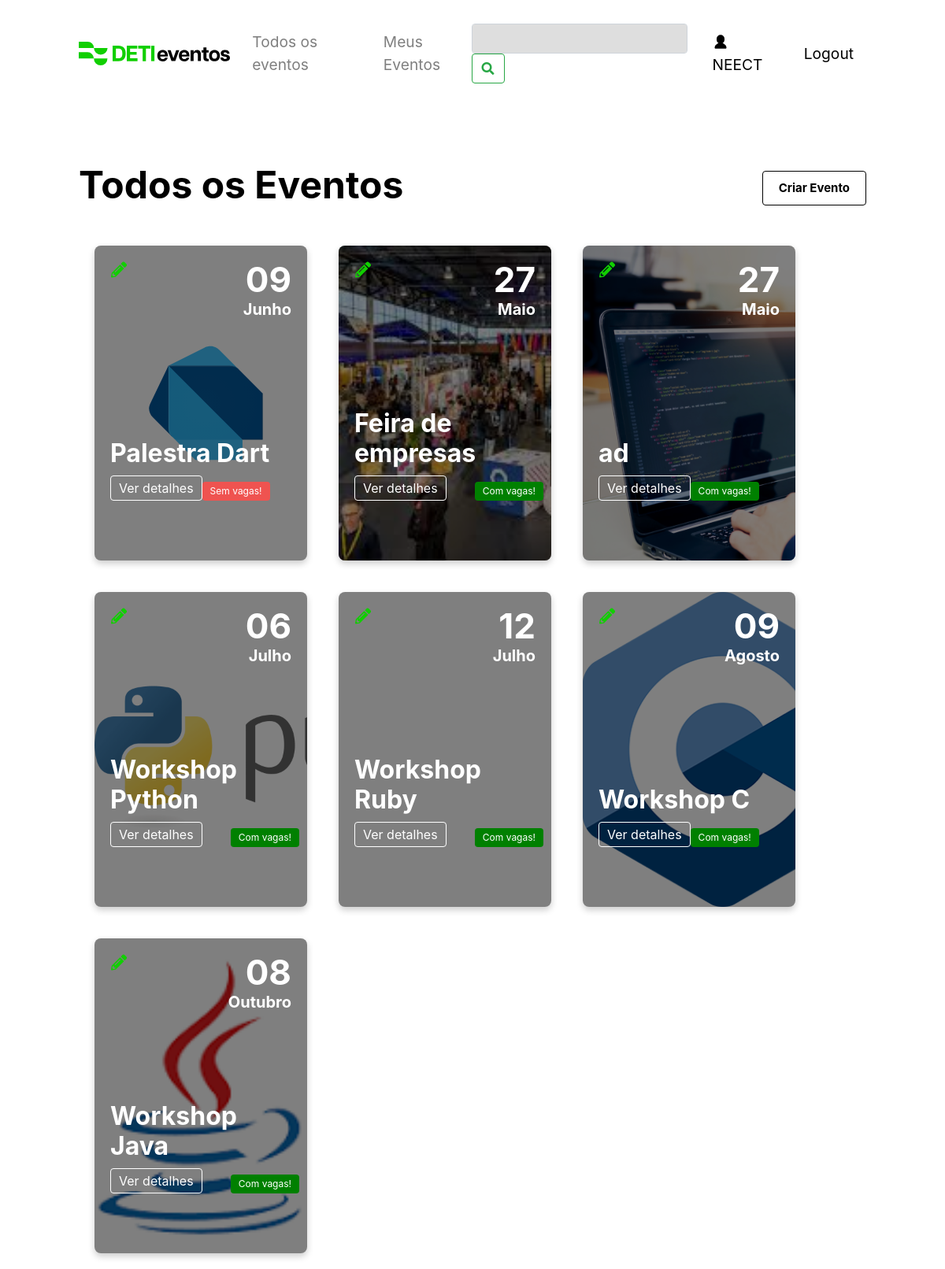
The page /todos_os_eventos (signed in) on the database its author committed.
### tables this page shows
CREATE TABLE events (
    id INTEGER PRIMARY KEY,
    name TEXT NOT NULL,
    description TEXT NOT NULL,
    location TEXT NOT NULL,
    image TEXT,
    date DATE,
    user_id INTEGER,           
    colaborator TEXT , 
    vagas INTEGER,
    lotacao INTEGER,
    preco INTEGER,
    esgotado boolean DEFAULT 0,
    FOREIGN KEY(user_id) REFERENCES users(id)
    );

### app.py (the view)
@app.route('/todos_os_eventos')
def todos_os_eventos():
    user_id = get_user_id(session.get('user_email'))
    print(user_id)
    if 'user_email' not in session:
        return redirect(url_for('login'))
    events = get_events()
    converted_events = []
    for event in events:
        converted_event = list(event)
        converted_event[5] = datetime.strptime(event[5], '%Y-%m-%d').date()
        converted_events.append(tuple(converted_event))
    converted_events.sort(key=lambda x: x[5])
    is_admin = 'user_email' in session and session.get('user_email') == "admin@gmail.com"
    name  = session.get('user_name')
    if name is  not None:
        user = True
    event = get_events()
    return render_template('todos_os_eventos.html', events=converted_events, is_admin=is_admin, user=user, name=name, event=event)

### app.py (called while the page is built)
@app.template_filter('formatdate')
def format_date(value, format='%d-%B'):
    if value is None:
        return ""
    month_names = {
        'January': 'Janeiro', 'February': 'Fevereiro', 'March': 'Março',
        'April': 'Abril', 'May': 'Maio', 'June': 'Junho',
        'July': 'Julho', 'August': 'Agosto', 'September': 'Setembro',
        'October': 'Outubro', 'November': 'Novembro', 'December': 'Dezembro'
    }
    formatted_date = value.strftime(format)
    for eng, pt in month_names.items():
        formatted_date = formatted_date.replace(eng, pt)
    return formatted_date

### models.py (called while the page is built)
def get_user_id(email):
    connection = sqlite3.connect('data.db', check_same_thread=False)
    cursor = connection.cursor()
    cursor.execute("SELECT id FROM users WHERE email = ?", (email,))
    user_id = cursor.fetchall()
    if len(user_id) == 0:
        return None
    return user_id[0][0]

def get_events():
    connection = sqlite3.connect('data.db', check_same_thread=False)
    cursor = connection.cursor()
    try:
        cursor.execute("SELECT * FROM events")
        results = cursor.fetchall()
        return results
    except Exception as e:
        print(e)
        return None

### templates/todos_os_eventos.html (shortened to what this page needs)
<!DOCTYPE html>
<html lang="en">
<head>
  <link rel="stylesheet" href="https://cdnjs.cloudflare.com/ajax/libs/font-awesome/5.15.1/css/all.min.css">
  <link rel="stylesheet" href="https://stackpath.bootstrapcdn.com/bootstrap/4.3.1/css/bootstrap.min.css">
  <link rel="stylesheet" href="/static/css/navbar_style.css">
  <link rel="stylesheet" href="/static/css/style.css">
  <link rel="stylesheet" href="/static/css/pop_up.css">
  <link rel="stylesheet" href="https://cdnjs.cloudflare.com/ajax/libs/font-awesome/5.15.3/css/all.min.css">
  <link rel="stylesheet" href="https://cdn.jsdelivr.net/npm/sweetalert2@11/dist/sweetalert2.min.css">
</head>
<body>
  <nav class="navbar_style navbar navbar-expand-lg navbar-light bg-light">
    <a href="/">
      <img src="/static/images/DETI.svg" alt="DETI Logo">
    </a>
    <div class="collapse navbar-collapse" id="navbarNav">
      <ul class="navbar-nav">
        <li class="nav-item">
          <a class="nav-link navbar_style_links" href="/todos_os_eventos">Todos os eventos</a>
        </li>
        <li class="nav-item">
          <a class="nav-link navbar_style_links" href="/meus_eventos">Meus Eventos</a>
        </li>
      </ul>
      <form class="form-inline ml-auto" action="/search" method="get">
        <input class="form-control mr-sm-2 navbar_style_search" type="text" placeholder="" name="q"
          aria-label="Campo_Pesquisa">
        <button class="btn btn-outline-success my-2 my-sm-0" type="submit"><i class="fas fa-search"
            aria-label="Botao_Pesquisar"></i></button>
      </form>
        {% if user %}
        <a class="nav-link ml-2 navbar_style_login" href="/meus_eventos">
          <img class="login-icon" src="static/images/user_icon.svg" alt="User Icon">
          {{ name }}
          {% endif %}
        </a>
        <a class="nav-link ml-2 navbar_style_login" href="/logout">
          Logout
        </a>
    </div>
  </nav>
  <div class="events-header">
    <h1>Todos os Eventos</h1>
    {% if is_admin %}
    <button class="create-event-button">Criar Evento</button>
    {% endif %}
  </div>
  <div class="event-card-container">
    {% for event in events %}
    <div class="event-card" style="background-image: url('{{event[4]}}'); background-size: cover; margin: 20px;">
      {% if is_admin %}
      <button class="edit-event-button" data-event-id="{{ event[0] }}" data-event-name="{{ event[1] }}"
        data-event-location="{{ event[6] }}" data-event-capacity="{{ event[8] }}" data-event-date="{{ event[5] }}"
        data-event-description="{{ event[2] }}" data-event-image="{{ event[4] }}" data-event-price="{{ event[9] }}">
        <i class="fas fa-pencil-alt"></i>
      </button>
      {% endif %}
      <div class="event-content">
        <div class="event-day">{{ event[5]|formatdate('%d') }}</div>
        <div class="event-month">{{ event[5]|formatdate('%B') }}</div>
      </div>
      <div class="event-info">
        <h2 class="event-title">{{event[1]}}</h2>
        <div class="event-details">
          <p class="event-details-btn" id="details-btn" data-event-id="{{ event[0] }}" data-event-title="{{ event[1] }}"
            data-event-description="{{ event[2] }}" data-event-organizer="{{ event[3] }}"
            data-event-image="{{ event[4] }}" data-event-date="{{ event[5] }}" data-event-capacity="{{ event[8] }}"
            data-event-price="{{ event[9] }}" data-event-vacancies="{{ event[10] }}"
            data-event-location="{{ event[6] }}" data-event-collaborator="{{ event[7] }}"
            data-event-category="{{ event[12] }}">Ver detalhes</p>
          {% if event[11]%}
          <p class="event-status-btn"> Sem vagas!</p>
          {% endif %}
          {% if not event[11]%}
          <p class="event-status-btn-verde"> Com vagas!</p>
          {% endif %}
        </div>
      </div>
    </div>
    {% endfor %}
  </div>
</body>
</html>

### static/css/navbar_style.css (style rules this page uses)
.navbar_style { padding: 30px 0px; margin-bottom: 70px; display: flex; background-color: white !important; font-size: 1.2rem !important; }
.navbar_style img { height: 30px; }
.nav-item { margin-left: 20px !important; }
.navbar_style_login { color: #000 !important; }
.navbar_style_search { background-color: #DEDEDE !important; }
.login-icon { height: 20px; width: 20px; margin-top: -3px; }

### static/css/style.css (style rules this page uses)
:root { --primary-color: #4CAF50; --secundary-color: black; }
body { margin: 0; padding: 0 100px; font-family: Inter, sans-serif; }
h1 { color: black; font-weight: 700; font-size: 3rem; }
h2 { color: black; font-weight: 700; font-size: 3rem; }
.navbar { background-color: white; color: var(--secundary-color); overflow: auto; }
.events-header { display: flex; margin-bottom: 20px; justify-content: space-between; align-items: center; }
.create-event-button { padding: 10px 20px; font-size: 15px; font-weight: 700; background-color: white; border: 1px solid black; color: black; border-radius: 4px; cursor: pointer; text-decoration: none; }
.event-card-container { display: flex; flex-wrap: wrap; }
.event-card { position: relative; width: 270px; height: 25rem; padding: 20px; border-radius: 8px; box-shadow: 0 4px 8px rgba(0, 0, 0, 0.2); overflow: hidden; margin-right: 20px; background: #fff; margin: 20px; }
.event-card::before { content: ""; position: absolute; top: 0; right: 0; bottom: 0; left: 0; background: rgba(0, 0, 0, 0.5); }
.event-info { position: absolute; bottom: 15%; padding-right: 10px; }
.event-title { margin: 8px 0; font-size: 2rem; color: white; }
.event-details-btn, .event-status-btn, .event-status-btn-verde { padding: 3px 10px; border: none; border-radius: 4px; cursor: pointer; }
.event-details-btn { border: 1px solid white; color: white; }
.event-status-btn { background-color: #ef5350; color: white; font-size: 12px; }
.event-status-btn-verde { background-color: green; color: white; font-size: 12px; }
.event-details { display: flex; justify-content: space-between; align-items: flex-end; }
.event-content { display: block; position: relative; text-align: right; color: white; font-size: 2rem; font-weight: 700; }
.event-day { margin-top: -10px; font-size: 44px; }
.event-month { font-size: 1.25rem; margin-top: -10px; }
.edit-event-button { box-sizing: border-box; color: #11CF01; position: absolute; top: 15px; left: 15px; background: none; border: none; font-size: 20px; z-index: 1; }
.event-content, .event-info, .event-details, .event-title, .event-details-btn, .event-status-btn { color: white; }
.edit-event-button::before, .edit-event-button::after { pointer-events: none; }

### rows shown on the page
events: image (picture), event "09", event "Junho", name "Palestra Dart", esgotado "Sem vagas!"
events: image (picture), event "27", event "Maio", name "Feira de empresas", esgotado "Com vagas!"
events: image (picture), event "27", event "Maio", name "ad", esgotado "Com vagas!"
events: image (picture), event "06", event "Julho", name "Workshop Python", esgotado "Com vagas!"
events: event "12", event "Julho", name "Workshop Ruby", esgotado "Com vagas!"
events: image (picture), event "09", event "Agosto", name "Workshop C", esgotado "Com vagas!"
events: image (picture), event "08", event "Outubro", name "Workshop Java", esgotado "Com vagas!"

### other values the page prints
{{ name }} "NEECT"
